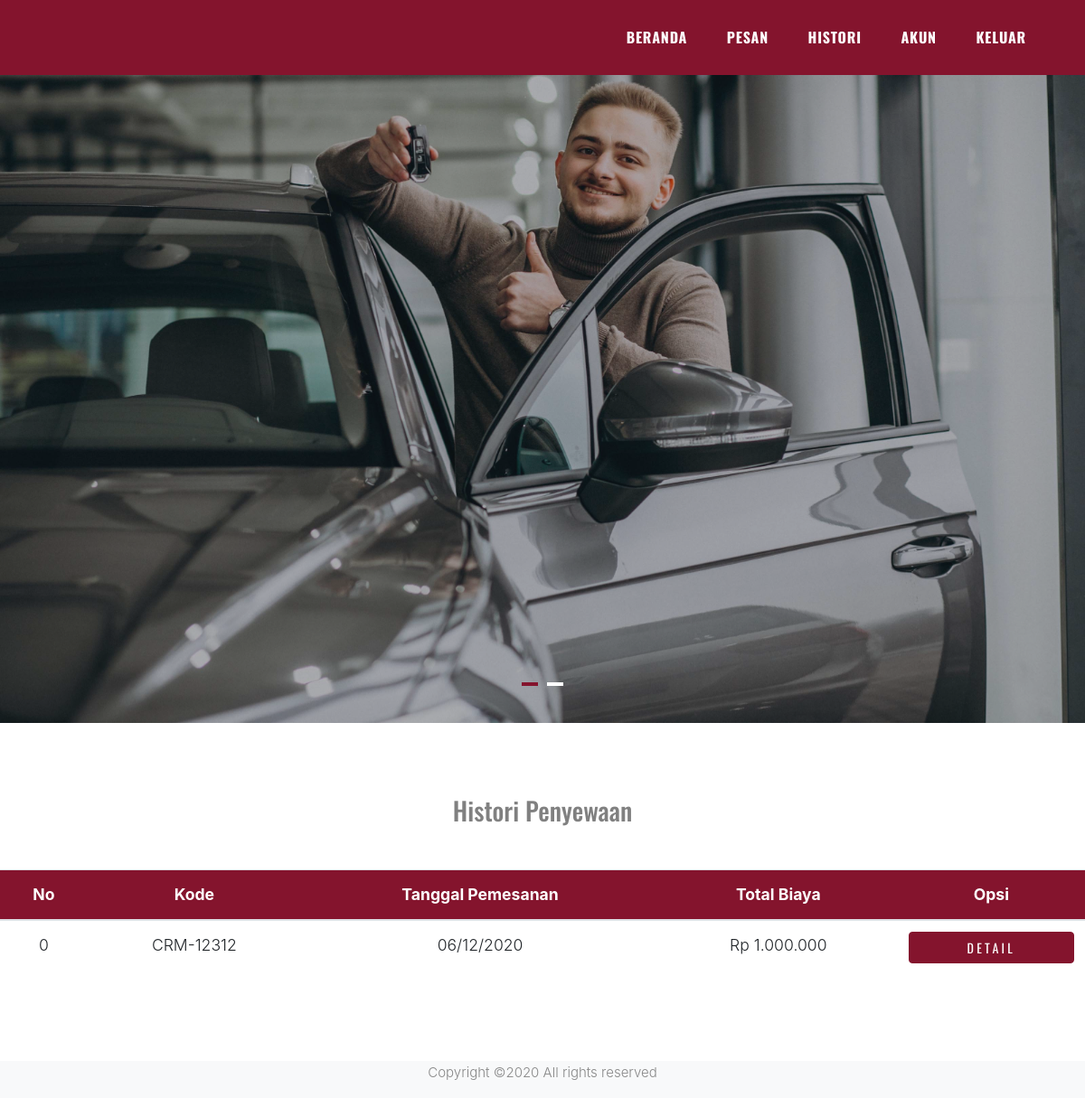
/history.php (signed in), run on the app's committed database.
### tables this page shows
CREATE TABLE `transactions` (
  `id` varchar(20) NOT NULL,
  `user_id` int(10) NOT NULL,
  `car_id` int(10) NOT NULL,
  `date` varchar(12) NOT NULL,
  `start_date` varchar(12) NOT NULL,
  `end_date` varchar(12) NOT NULL,
  `price` int(20) NOT NULL,
  `note` text NOT NULL,
  `status` text NOT NULL
);

### history.php (the view, shortened to what this page needs)
<?php
  require 'config/connection.php';
  $user = $_SESSION['user'];
  $queryDataUser = mysqli_query($conn, "SELECT * FROM users WHERE username='$user' ");
  $dataUser = mysqli_fetch_assoc($queryDataUser);
  $userId = $dataUser['id'];
?>
<!DOCTYPE html>
<html lang="en">
<head>
  <link rel="stylesheet" href="assets/plugins/bootstrap/css/bootstrap.min.css">
  <link rel="stylesheet" href="assets/plugins/jquery-ui/css/jquery-ui.css">
  <link rel="stylesheet" href="assets/plugins/owl-carousel/css/owl.carousel.min.css">
  <link rel="stylesheet" href="assets/plugins/owl-carousel/css/owl.theme.default.min.css">
  <link rel="stylesheet" href="assets/plugins/aos/css/aos.css">
  <link rel="stylesheet" href="assets/plugins/icomoon/style.css">
  <link rel="stylesheet" href="assets/plugins/flaticon/font/flaticon.css">
  <link rel="stylesheet" href="assets/plugins/fontawesome-free/css/all.min.css">
  <link rel="stylesheet" href="assets/css/client/style.css">
</head>
<body data-spy="scroll" data-target=".site-navbar-target" data-offset="300">
  <div class="site-wrap">
    <div class="header-top bg-light">
      <div class="site-navbar py-2 js-sticky-header site-navbar-target d-none pl-0 d-lg-block" role="banner">
        <div class="container">
          <div class="d-flex align-items-center">
            <div class="ml-auto">
              <nav class="site-navigation position-relative text-right" role="navigation">
                <ul class="site-menu main-menu js-clone-nav mr-auto d-none pl-0 d-lg-block">
                  <li>
                    <a href="index.php" class="nav-link text-left">Beranda</a>
                  </li>
                  <li>
                    <a href="order.php" class="nav-link text-left">Pesan</a>
                  </li>
                  <li>
                    <a href="history.php" class="nav-link text-left">Histori</a>
                  </li>
                  <li>
                    <a href="account.php" class="nav-link text-left">Akun</a>
                  </li>
                  <li>
                    <a href="config/logout.php" class="nav-link text-left">Keluar</a>
                  </li>
                </ul>
              </nav>
            </div>
          </div>
        </div>
      </div>
    </div>
    <div class="hero-slide owl-carousel site-blocks-cover">
      <div class="intro-section" style="background-image: url('assets/img/hero_1.jpg');">
      </div>
    </div>
    <div class="container-fluid" style="padding: 80px 0;text-align: center;">
      <h3 style="padding-bottom: 40px;">Histori Penyewaan</h3>
      <table class="table">
        <thead style="background-color: #84142d;color: white;">
          <tr>
            <th>No</th>
            <th>Kode</th>
            <th>Tanggal Pemesanan</th>
            <th>Total Biaya</th>
            <th>Opsi</th>
          </tr>
        </thead>
        <tbody>
          <?php
            $i = 0;
            $queryData = mysqli_query($conn, "SELECT * FROM transactions WHERE user_id='$userId' ");
            while($dataTrans = mysqli_fetch_assoc($queryData)):
              $price = number_format($dataTrans['price'], 0, '', '.');
          ?>
            <tr>
              <td><?= $i++ ?></td>
              <td><?= $dataTrans['id'] ?></td>
              <td><?= $dataTrans['date'] ?></td>
              <td>Rp <?= $price ?></td>
              <td>
                <a href="detail-history.php?id=<?= $dataTrans['id'] ?>" class="btn btn-primary btn-block">Detail</a>
              </td>
            </tr>
          <?php endwhile; ?>
        </tbody>
      </table>
    </div>
    <div class="footer bg-light">
      <div class="container">
        <div class="row">
          <div class="col-12">
            <div class="copyright">
                <p>
                  Copyright &copy;<script>document.write(new Date().getFullYear());</script> All rights reserved
                </p>
            </div>
          </div>
        </div>
      </div>
    </div>
  </div>
</body>
</html>

### assets/css/client/style.css (style rules this page uses)
html { overflow-x: hidden; }
body { line-height: 1.7; color: gray; font-weight: 300; font-size: 1.1rem; }
.btn-primary { background-color: #84142d; border-color: #84142d; }
a { -webkit-transition: .3s all ease; -o-transition: .3s all ease; transition: .3s all ease; }
h1, h2, h3, h4, h5, .h1, .h2, .h3, .h4, .h5 { font-family: "Oswald", sans-serif; }
.site-wrap:before { display: none; -webkit-transition: .3s all ease-in-out; -o-transition: .3s all ease-in-out; transition: .3s all ease-in-out; background: rgba(0, 0, 0, 0.6); content: ""; position: absolute; z-index: 2000; top: 0; left: 0; right: 0; bottom: 0; opacity: 0; visibility: hidden; }
.site-navbar { font-family: "Oswald", sans-serif; margin-bottom: 0px; z-index: 1999; width: 100%; }
.site-navbar .site-navigation .site-menu { margin-bottom: 0; }
.site-navbar .site-navigation .site-menu a { text-decoration: none !important; display: inline-block; }
.site-navbar .site-navigation .site-menu > li { display: inline-block; }
.site-navbar .site-navigation .site-menu > li > a { text-transform: uppercase; font-size: 16px; letter-spacing: .05rem; font-weight: 900; padding: 20px 20px; color: #fff; display: inline-block; text-decoration: none !important; }
.site-mobile-menu .site-nav-wrap { padding: 0; margin: 0; list-style: none; position: relative; }
.site-mobile-menu .site-nav-wrap a { padding: 10px 20px; display: block; position: relative; color: #212529; }
.site-mobile-menu .site-nav-wrap li { position: relative; display: block; }
.site-mobile-menu .site-nav-wrap > li { display: block; position: relative; float: left; width: 100%; }
.site-mobile-menu .site-nav-wrap > li > a { padding-left: 20px; font-size: 20px; }
.sticky-wrapper .site-navbar { -webkit-transition: .3s all ease; -o-transition: .3s all ease; transition: .3s all ease; background: #84142d; }
.sticky-wrapper .site-navbar .site-menu > li { display: inline-block; }
.intro-section { background-size: cover; position: relative; }
.intro-section, .intro-section .container .row { height: 100vh; min-height: 700px; }
.intro-section:before { content: ""; position: absolute; height: 100%; width: 100%; background: #222; opacity: .3; border-bottom-right-radius: 0px; background-size: cover; background-position: center; background-repeat: no-repeat; }
.hero-slide { position: relative; }
.footer { background: #000; font-size: 15px; color: #888; }
.footer .copyright { text-align: center; }
.btn { text-transform: uppercase; font-size: 14px; letter-spacing: .2rem; font-family: "Oswald", sans-serif; }

### data on the page
transactions: id "CRM-12312", date "06/12/2020", price "1.000.000"
